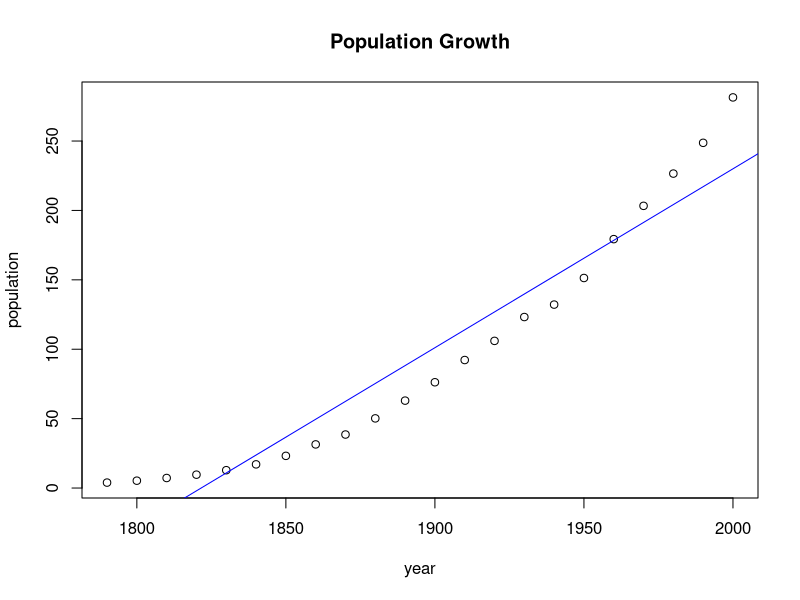
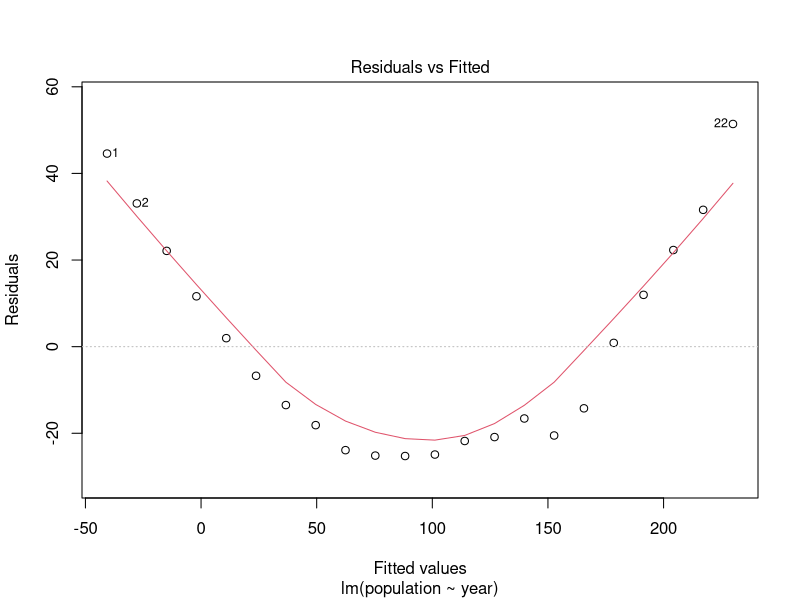
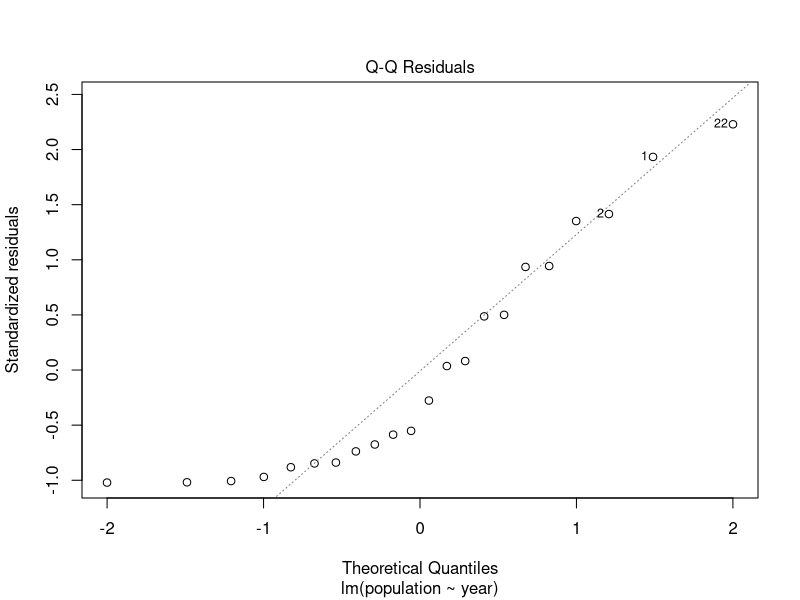
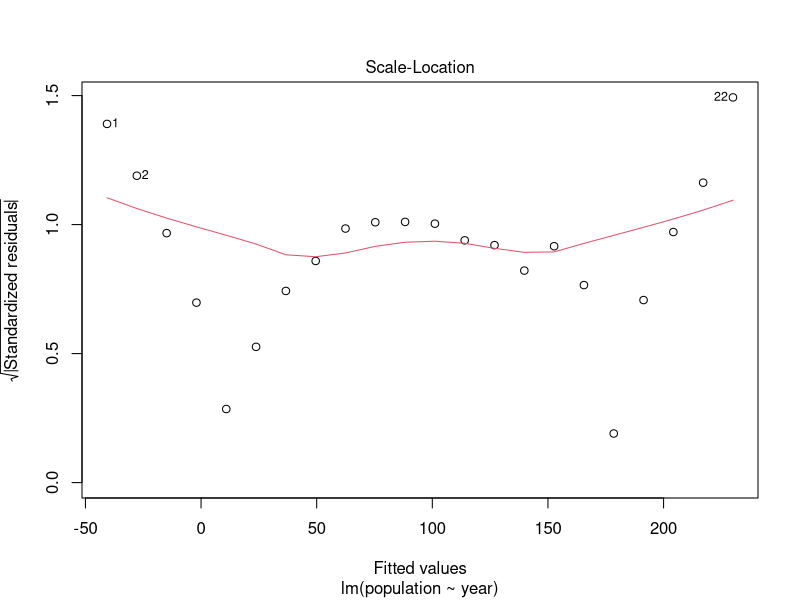
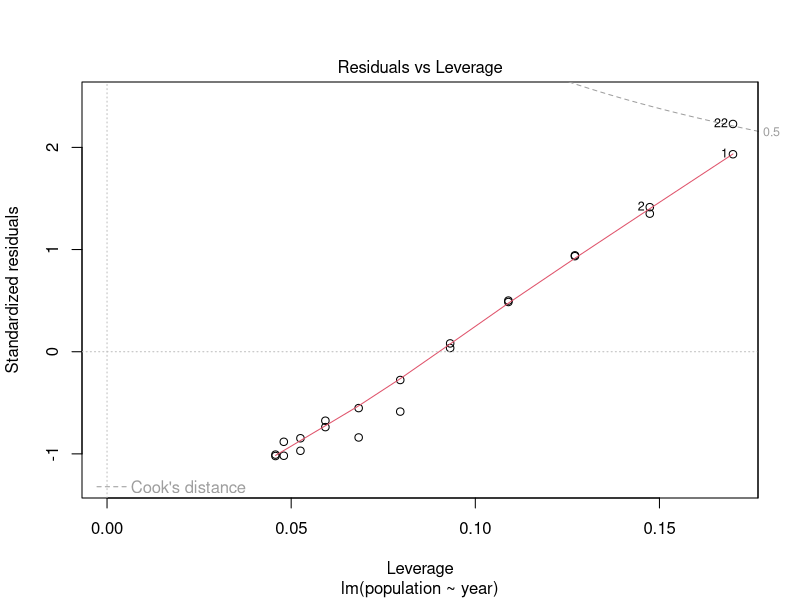
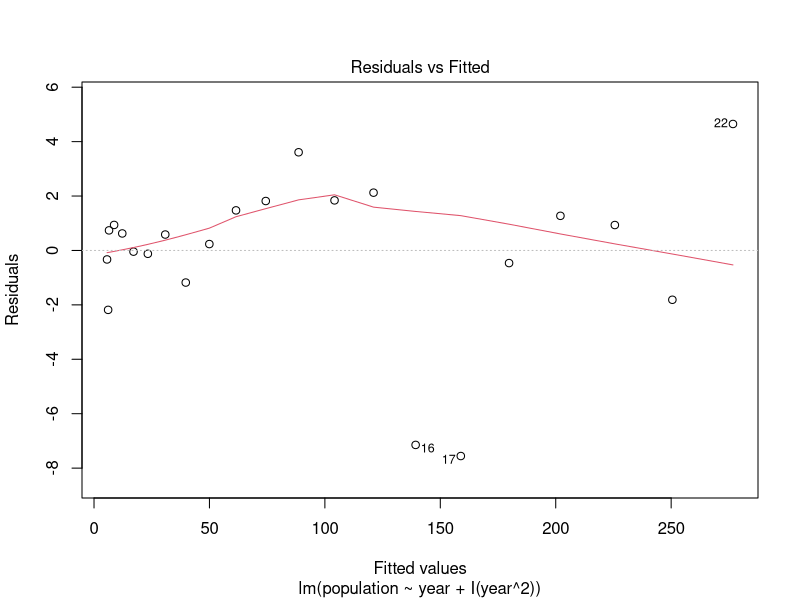
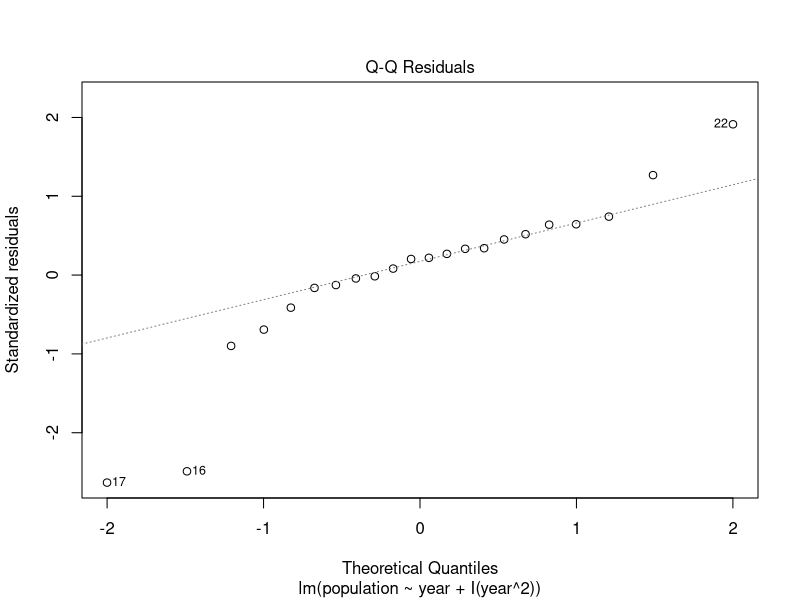
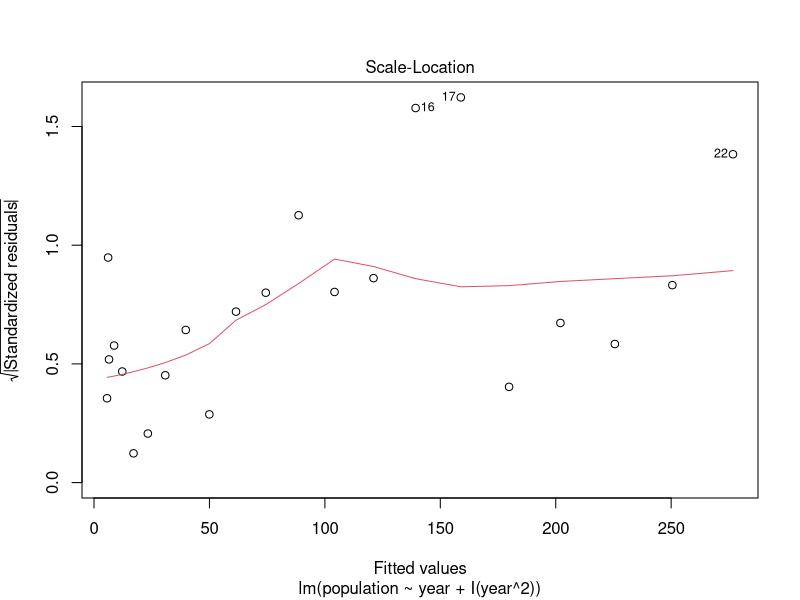

Generate these figures, in order, with R:
library(car)

attach(USPop)

plot(year, population, main = "Population Growth")
cor(year, population)
pop.fit1 <- lm(population ~ year)
abline(pop.fit1, col = "blue")
summary(pop.fit1)
plot(pop.fit1)

pop.fit2 <- lm(population ~ year + I(year^2))
summary(pop.fit2)
plot(pop.fit2)

anova(pop.fit1, pop.fit2, test="Chisq")

detach(USPop)